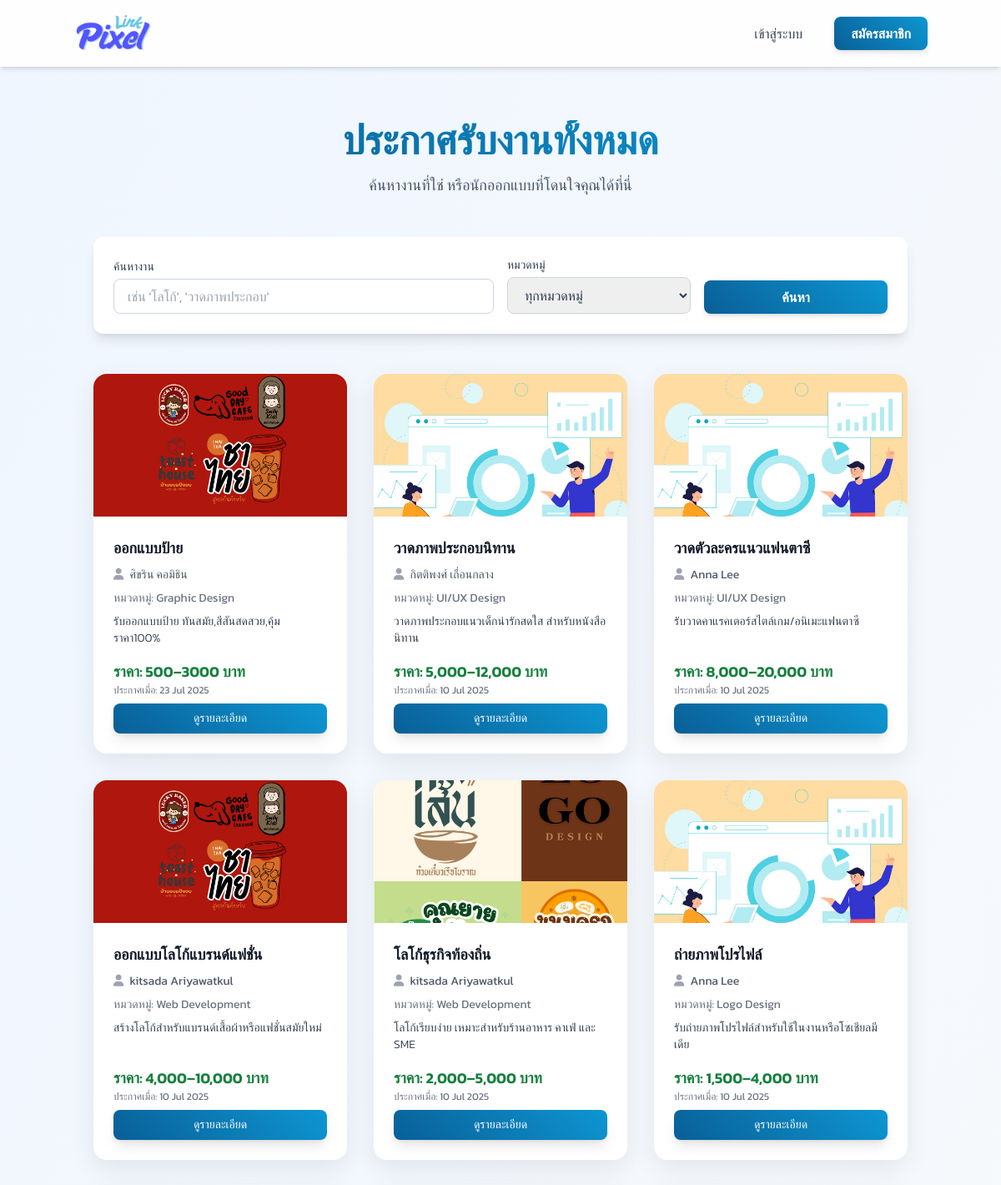
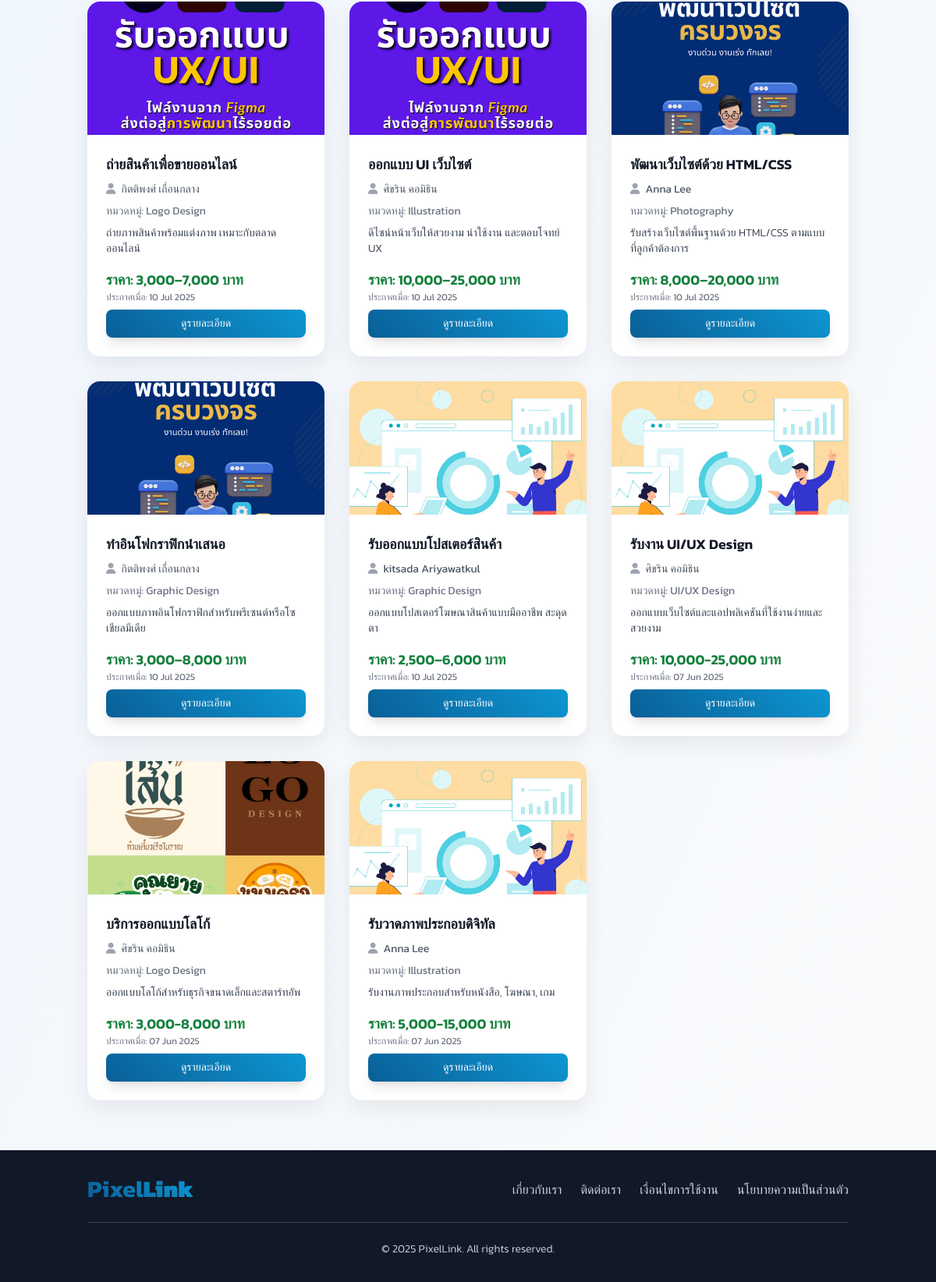
Page /job_listings.php on the committed database (2 pictures, top to bottom).
### tables this page shows
CREATE TABLE `job_postings` (
  `post_id` int(11) NOT NULL,
  `designer_id` int(11) NOT NULL,
  `title` varchar(255) NOT NULL,
  `description` text DEFAULT NULL,
  `category_id` int(11) DEFAULT NULL,
  `price_range` varchar(100) DEFAULT NULL,
  `posted_date` timestamp NOT NULL DEFAULT current_timestamp(),
  `status` enum('active','inactive','completed') DEFAULT 'active',
  `client_id` int(11) NOT NULL,
  `main_image_id` int(11) DEFAULT NULL
);

CREATE TABLE `uploaded_files` (
  `file_id` int(11) NOT NULL,
  `contract_id` int(11) DEFAULT NULL,
  `job_post_id` int(11) DEFAULT NULL,
  `uploader_id` int(11) NOT NULL,
  `file_name` varchar(255) NOT NULL,
  `file_path` varchar(255) NOT NULL,
  `uploaded_at` timestamp NOT NULL DEFAULT current_timestamp(),
  `file_size` int(11) DEFAULT NULL,
  `uploaded_by_user_id` int(11) DEFAULT NULL,
  `file_type` varchar(255) DEFAULT NULL,
  `uploaded_date` datetime DEFAULT NULL
);

CREATE TABLE `users` (
  `user_id` int(11) NOT NULL,
  `username` varchar(50) NOT NULL,
  `password` varchar(255) NOT NULL,
  `email` varchar(100) NOT NULL,
  `first_name` varchar(100) NOT NULL,
  `last_name` varchar(100) NOT NULL,
  `phone_number` varchar(20) NOT NULL,
  `user_type` enum('admin','designer','client') NOT NULL,
  `registration_date` timestamp NOT NULL DEFAULT current_timestamp(),
  `is_approved` tinyint(1) DEFAULT 0,
  `last_activity` datetime DEFAULT NULL,
  `is_active` tinyint(1) DEFAULT 1,
  `is_verified` tinyint(1) NOT NULL DEFAULT 0 COMMENT '0=Not Verified, 1=Verified',
  `last_login` timestamp NULL DEFAULT NULL
);

CREATE TABLE `job_categories` (
  `category_id` int(11) NOT NULL,
  `category_name` varchar(100) NOT NULL
);

### job_listings.php (the view, shortened to what this page needs)
<?php
$servername = "localhost";
$username = "root";
$password = "";
$dbname = "pixellink";
$condb = new mysqli($servername, $username, $password, $dbname);
$condb->set_charset("utf8mb4");
$loggedInUserName = $_SESSION['full_name'] ?? $_SESSION['username'] ?? 'Designer';
$search_keyword = $_GET['search'] ?? '';
$type = $_GET['type'] ?? 'postings';
$jobs = [];
if ($type === 'postings') {
    $page_title = "ประกาศรับงานทั้งหมด";
    $sql = "SELECT
                jp.post_id AS id,
                jp.title,
                jp.description,
                jp.price_range,
                jp.posted_date,
                'posting' AS type,
                u.first_name,
                u.last_name,
                jc.category_name,
                uf.file_path AS job_image_path
            FROM job_postings AS jp
            JOIN users AS u ON jp.designer_id = u.user_id
            LEFT JOIN job_categories AS jc ON jp.category_id = jc.category_id
            LEFT JOIN uploaded_files AS uf ON jp.main_image_id = uf.file_id
            WHERE jp.status = 'active'";
    $sql .= " ORDER BY jp.posted_date DESC";
}
$stmt = $condb->prepare($sql);
if ($stmt) {
    $stmt->execute();
    $result = $stmt->get_result();
    $jobs = $result->fetch_all(MYSQLI_ASSOC);
} else {
    error_log("SQL Error: " . $condb->error);
}
?>
<?php include 'includes/header.php'; ?>
<body class="min-h-screen flex flex-col">
    <nav class="bg-white/90 backdrop-blur-sm p-4 shadow-md sticky top-0 z-50">
        <div class="container mx-auto flex justify-between items-center">
            <a href="index.php"><img src="dist/img/logo.png" alt="PixelLink Logo" class="h-12 transition-transform hover:scale-105"></a>
            <div class="space-x-4 flex items-center">
                <?php if (isset($_SESSION['user_id'])) : ?>
                    <span class="font-medium text-slate-700">สวัสดี, <?= htmlspecialchars($loggedInUserName) ?>!</span>
                    <?php
                        $profile_path = 'designer/view_profile.php';
                        if ($_SESSION['user_type'] === 'client') {
                            $profile_path = 'client/view_profile.php';
                        }
                    ?>
                    <a href="<?= $profile_path ?>?user_id=<?= $_SESSION['user_id']; ?>" class="btn-primary text-white px-5 py-2 rounded-lg font-medium shadow-md">ดูโปรไฟล์</a>
                    <a href="logout.php" class="btn-danger text-white px-5 py-2 rounded-lg font-medium shadow-md">ออกจากระบบ</a>
                <?php else : ?>
                    <a href="login.php" class="px-3 py-1.5 sm:px-5 sm:py-2 rounded-lg font-medium border-2 border-transparent hover:border-blue-300 hover:text-blue-600 transition duration-300 text-gray-700">เข้าสู่ระบบ</a>
                    <a href="register.php" class="btn-primary text-white px-5 py-2 rounded-lg font-semibold shadow-md">สมัครสมาชิก</a>
                <?php endif; ?>
            </div>
        </div>
    </nav>
    <main class="flex-grow">
        <section id="job-listings" class="py-12 md:py-16 bg-gradient-to-br from-blue-50 to-gray-50">
            <div class="container mx-auto px-4 md:px-6">
                <div class="text-center mb-12">
                    <h1 class="text-4xl md:text-5xl font-bold text-gradient"><?= htmlspecialchars($page_title) ?></h1>
                    <p class="mt-4 text-lg text-slate-600">ค้นหางานที่ใช่ หรือนักออกแบบที่โดนใจคุณได้ที่นี่</p>
                </div>
                <form action="job_listings.php" method="GET" class="mb-12 p-6 bg-white rounded-xl shadow-lg">
                    <div class="grid grid-cols-1 md:grid-cols-4 gap-4 items-end">
                        <div class="col-span-1 md:col-span-2">
                            <label for="search-keyword" class="block text-sm font-medium text-slate-700 mb-1">ค้นหางาน</label>
                            <input type="text" name="search" id="search-keyword" value="<?= htmlspecialchars($search_keyword) ?>" placeholder="เช่น 'โลโก้', 'วาดภาพประกอบ'" class="w-full px-4 py-2 border border-slate-300 rounded-lg focus:ring-blue-500 focus:border-blue-500">
                        </div>
                        <div>
                            <label for="filter-category" class="block text-sm font-medium text-slate-700 mb-1">หมวดหมู่</label>
                            <select name="category" id="filter-category" class="w-full px-4 py-2 border border-slate-300 rounded-lg focus:ring-blue-500 focus:border-blue-500">
                                <option value="0">ทุกหมวดหมู่</option>
                            </select>
                        </div>
                        <button type="submit" class="btn-primary text-white px-6 py-2 rounded-lg font-semibold shadow-md w-full">ค้นหา</button>
                    </div>
                </form>
                <?php if (empty($jobs)): ?>
                    <div class="bg-yellow-100 border-l-4 border-yellow-500 text-yellow-700 p-6 rounded-lg text-center mt-12">
                        <p class="font-bold text-xl">ไม่พบผลลัพธ์ที่ตรงกัน</p>
                        <p class="mt-2">กรุณาลองเปลี่ยนคำค้นหาหรือตัวกรองของคุณ</p>
                    </div>
                <?php else: ?>
                    <div class="grid grid-cols-1 sm:grid-cols-2 lg:grid-cols-3 xl:grid-cols-4 gap-8">
                        <?php foreach ($jobs as $job): ?>
                            <div class="card-item flex flex-col">
                                <?php
                                $image_source = 'dist/img/pdpa02.jpg';
                                if (!empty($job['job_image_path'])) {
                                    $correct_path = str_replace('../', '', $job['job_image_path']);
                                    if (file_exists($correct_path)) {
                                        $image_source = htmlspecialchars($correct_path);
                                    }
                                }
                                ?>
                                <a href="job_detail.php?id=<?= $job['id'] ?>&type=<?= $job['type'] ?>">
                                    <img src="<?= $image_source ?>" alt="ภาพประกอบงาน: <?= htmlspecialchars($job['title']) ?>" class="card-image">
                                </a>
                                <div class="p-4 md:p-6 flex-grow flex flex-col justify-between">
                                    <div>
                                        <h3 class="text-lg font-semibold text-gray-900 line-clamp-2"><?= htmlspecialchars($job['title']) ?></h3>
                                        <p class="text-sm text-gray-600 my-2">
                                            <i class="fas fa-user mr-1 text-gray-400"></i>
                                            <?= htmlspecialchars($job['first_name'] . ' ' . $job['last_name']) ?>
                                        </p>
                                        <p class="text-sm text-gray-500 mb-2">หมวดหมู่: <?= htmlspecialchars($job['category_name'] ?? 'ไม่ระบุ') ?></p>
                                        <p class="text-sm text-gray-700 line-clamp-3 font-light"><?= htmlspecialchars($job['description']) ?></p>
                                    </div>
                                    <div class="mt-4">
                                        <p class="text-lg font-semibold text-green-700">ราคา: <?= htmlspecialchars($job['price_range'] ?? 'สอบถาม') ?></p>
                                        <p class="text-xs text-gray-500">ประกาศเมื่อ: <?= date('d M Y', strtotime($job['posted_date'])) ?></p>
                                        <a href="job_detail.php?id=<?= $job['id'] ?>&type=<?= $job['type'] ?>" class="mt-2 inline-block btn-primary text-white px-4 py-2 rounded-lg font-medium text-sm shadow-lg w-full text-center">ดูรายละเอียด</a>
                                    </div>
                                </div>
                            </div>
                        <?php endforeach; ?>
                    </div>
                <?php endif; ?>
            </div>
        </section>
    </main>
<?php include 'includes/footer.php'; ?>

### includes/header.php (shortened to what this page needs)
<!DOCTYPE html>
<html lang="th">
<head>
    <script src="https://cdn.tailwindcss.com"></script>
    <link rel="stylesheet" href="https://cdnjs.cloudflare.com/ajax/libs/font-awesome/6.0.0-beta3/css/all.min.css">
    <link href="https://cdn.jsdelivr.net/npm/sweetalert2@11/dist/sweetalert2.min.css" rel="stylesheet" />
</head>

### includes/footer.php (shortened to what this page needs)
<footer class="bg-gray-900 text-gray-300 py-8 mt-auto">
        <div class="container mx-auto px-4 md:px-6 text-center">
            <div class="flex flex-col md:flex-row justify-between items-center mb-6">
                <a href="/pixellink-assistants-main/index.php" class="text-2xl sm:text-3xl font-bold pixellink-logo-footer mb-4 md:mb-0 transition duration-300 hover:opacity-80">Pixel<b>Link</b></a>
                <div class="flex flex-wrap justify-center space-x-2 md:space-x-6 text-sm md:text-base">
                    <a href="#" class="hover:text-white transition duration-300 mb-2 md:mb-0 font-light">เกี่ยวกับเรา</a>
                    <a href="#" class="hover:text-white transition duration-300 mb-2 md:mb-0 font-light">ติดต่อเรา</a>
                    <a href="#" class="hover:text-white transition duration-300 mb-2 md:mb-0 font-light">เงื่อนไขการใช้งาน</a>
                    <a href="#" class="hover:text-white transition duration-300 mb-2 md:mb-0 font-light">นโยบายความเป็นส่วนตัว</a>
                </div>
            </div>
            <hr class="border-gray-700 my-6">
            <p class="text-xs md:text-sm font-light">&copy; <?php echo date('Y'); ?> PixelLink. All rights reserved.</p>
        </div>
    </footer>
</body>
</html>

### includes/header.php (style rules this page uses)
* { font-family: 'Kanit', sans-serif; font-style: normal; font-weight: 400; }
body { background: linear-gradient(135deg, #f0f4f8 0%, #e8edf3 100%); color: #2c3e50; overflow-x: hidden; }
.btn-primary { background: linear-gradient(45deg, #0a5f97 0%, #0d96d2 100%); color: white; transition: all 0.3s ease; box-shadow: 0 4px 15px rgba(13, 150, 210, 0.3); }
.text-gradient { background: linear-gradient(45deg, #0a5f97, #0d96d2); -webkit-background-clip: text; -webkit-text-fill-color: transparent; }
.pixellink-logo, .pixellink-logo-footer { font-weight: 700; font-size: 2.25rem; background: linear-gradient(45deg, #0a5f97, #0d96d2); -webkit-background-clip: text; -webkit-text-fill-color: transparent; }
.pixellink-logo b, .pixellink-logo-footer b { color: #0d96d2; }
.card-item { background: white; border-radius: 1rem; box-shadow: 0 10px 30px rgba(0, 0, 0, 0.08); transition: all 0.3s ease; display: flex; flex-direction: column; }
.card-image { width: 100%; aspect-ratio: 16/9; object-fit: cover; border-top-left-radius: 1rem; border-top-right-radius: 1rem; }

### rows in the picture
job_postings: uploaded_files.file_path (picture), title "ออกแบบป้าย", designer.last_name "ศิขริน คอมิธิน", category.category_name "Graphic Design", description "รับออกแบบป้าย ทันสมัย,สีสันสดสวย,คุ้มราคา100%", price_range "500–3000 บาท", posted_date "23 Jul 2025"
job_postings: title "วาดภาพประกอบนิทาน", designer.last_name "กิตติพงศ์ เถื่อนกลาง", category.category_name "UI/UX Design", description "วาดภาพประกอบแนวเด็กน่ารักสดใส สำหรับหนังสือนิทาน", price_range "5,000–12,000 บาท", posted_date "10 Jul 2025"
job_postings: title "วาดตัวละครแนวแฟนตาซี", designer.last_name "Anna Lee", category.category_name "UI/UX Design", description "รับวาดคาแรคเตอร์สไตล์เกม/อนิเมะแฟนตาซี", price_range "8,000–20,000 บาท", posted_date "10 Jul 2025"
job_postings: uploaded_files.file_path (picture), title "ออกแบบโลโก้แบรนด์แฟชั่น", designer.last_name "kitsada Ariyawatkul", category.category_name "Web Development", description "สร้างโลโก้สำหรับแบรนด์เสื้อผ้าหรือแฟชั่นสมัยใหม่", price_range "4,000–10,000 บาท", posted_date "10 Jul 2025"
job_postings: uploaded_files.file_path (picture), title "โลโก้ธุรกิจท้องถิ่น", designer.last_name "kitsada Ariyawatkul", category.category_name "Web Development", description "โลโก้เรียบง่าย เหมาะสำหรับร้านอาหาร คาเฟ่ และ SME", price_range "2,000–5,000 บาท", posted_date "10 Jul 2025"
job_postings: title "ถ่ายภาพโปรไฟล์", designer.last_name "Anna Lee", category.category_name "Logo Design", description "รับถ่ายภาพโปรไฟล์สำหรับใช้ในงานหรือโซเชียลมีเดีย", price_range "1,500–4,000 บาท", posted_date "10 Jul 2025"
job_postings: uploaded_files.file_path (picture), title "ถ่ายสินค้าเพื่อขายออนไลน์", designer.last_name "กิตติพงศ์ เถื่อนกลาง", category.category_name "Logo Design", description "ถ่ายภาพสินค้าพร้อมแต่งภาพ เหมาะกับตลาดออนไลน์", price_range "3,000–7,000 บาท", posted_date "10 Jul 2025"
job_postings: uploaded_files.file_path (picture), title "ออกแบบ UI เว็บไซต์", designer.last_name "ศิขริน คอมิธิน", category.category_name "Illustration", description "ดีไซน์หน้าเว็บให้สวยงาม น่าใช้งาน และตอบโจทย์ UX", price_range "10,000–25,000 บาท", posted_date "10 Jul 2025"
job_postings: uploaded_files.file_path (picture), title "พัฒนาเว็บไซต์ด้วย HTML/CSS", designer.last_name "Anna Lee", category.category_name "Photography", description "รับสร้างเว็บไซต์พื้นฐานด้วย HTML/CSS ตามแบบที่ลูกค้าต้องการ", price_range "8,000–20,000 บาท", posted_date "10 Jul 2025"
job_postings: uploaded_files.file_path (picture), title "ทำอินโฟกราฟิกนำเสนอ", designer.last_name "กิตติพงศ์ เถื่อนกลาง", category.category_name "Graphic Design", description "ออกแบบภาพอินโฟกราฟิกสำหรับพรีเซนต์หรือโซเชียลมีเดีย", price_range "3,000–8,000 บาท", posted_date "10 Jul 2025"
job_postings: title "รับออกแบบโปสเตอร์สินค้า", designer.last_name "kitsada Ariyawatkul", category.category_name "Graphic Design", description "ออกแบบโปสเตอร์โฆษณาสินค้าแบบมืออาชีพ สะดุดตา", price_range "2,500–6,000 บาท", posted_date "10 Jul 2025"
job_postings: title "รับงาน UI/UX Design", designer.last_name "ศิขริน คอมิธิน", category.category_name "UI/UX Design", description "ออกแบบเว็บไซต์และแอปพลิเคชันที่ใช้งานง่ายและสวยงาม", price_range "10,000-25,000 บาท", posted_date "07 Jun 2025"
job_postings: uploaded_files.file_path (picture), title "บริการออกแบบโลโก้", designer.last_name "ศิขริน คอมิธิน", category.category_name "Logo Design", description "ออกแบบโลโก้สำหรับธุรกิจขนาดเล็กและสตาร์ทอัพ", price_range "3,000-8,000 บาท", posted_date "07 Jun 2025"
job_postings: title "รับวาดภาพประกอบดิจิทัล", designer.last_name "Anna Lee", category.category_name "Illustration", description "รับงานภาพประกอบสำหรับหนังสือ, โฆษณา, เกม", price_range "5,000-15,000 บาท", posted_date "07 Jun 2025"

### other values in the picture
$page_title "ประกาศรับงานทั้งหมด"
